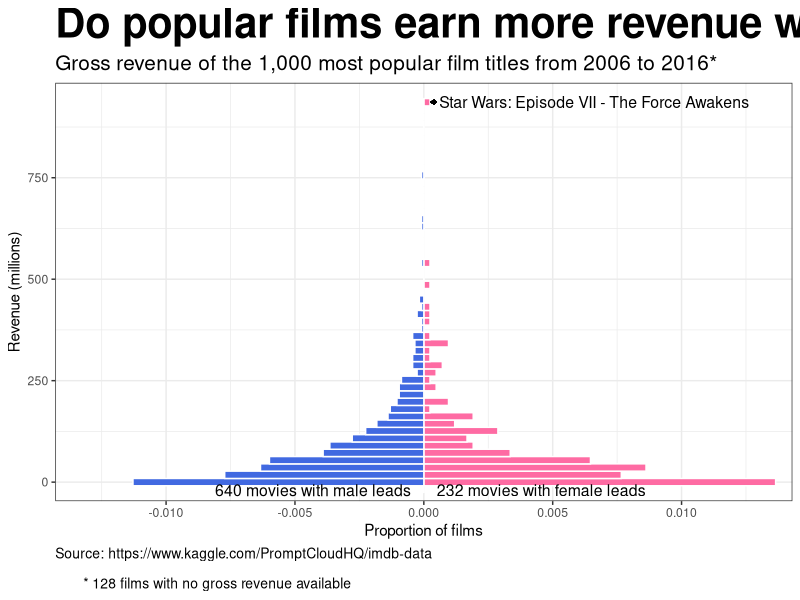
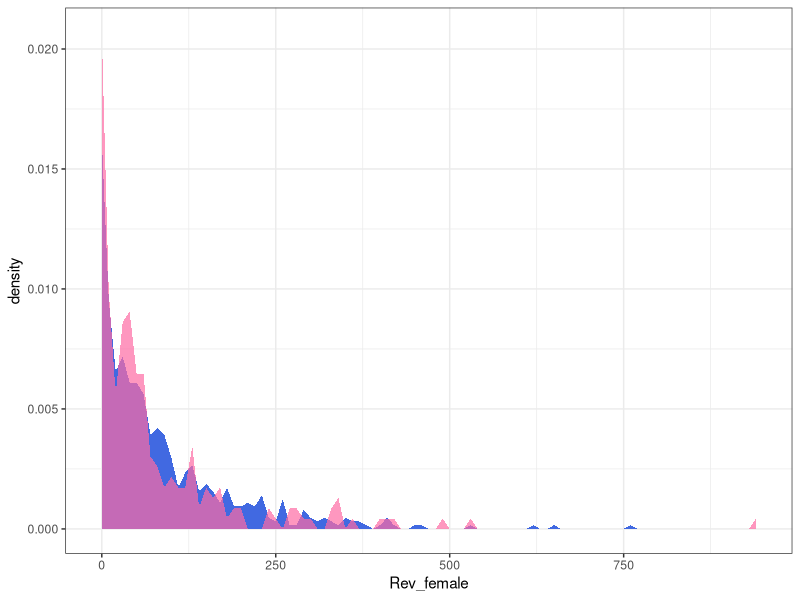
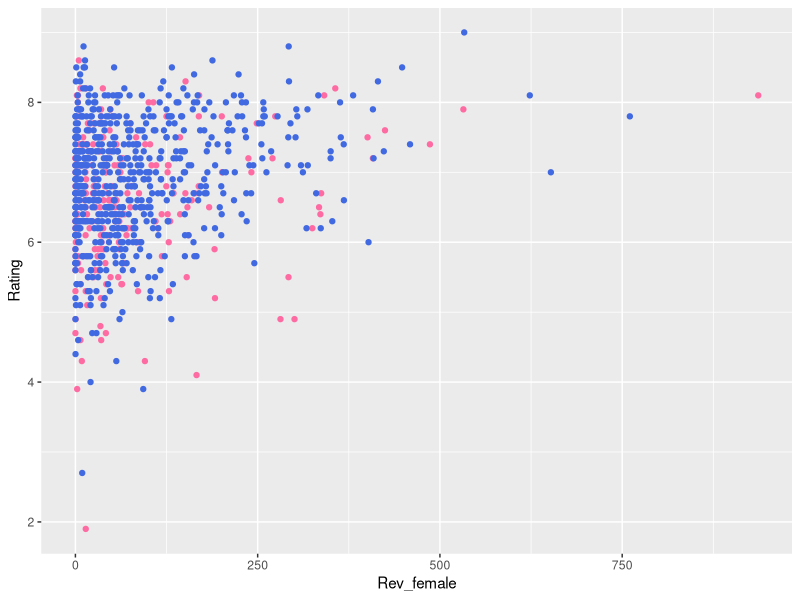
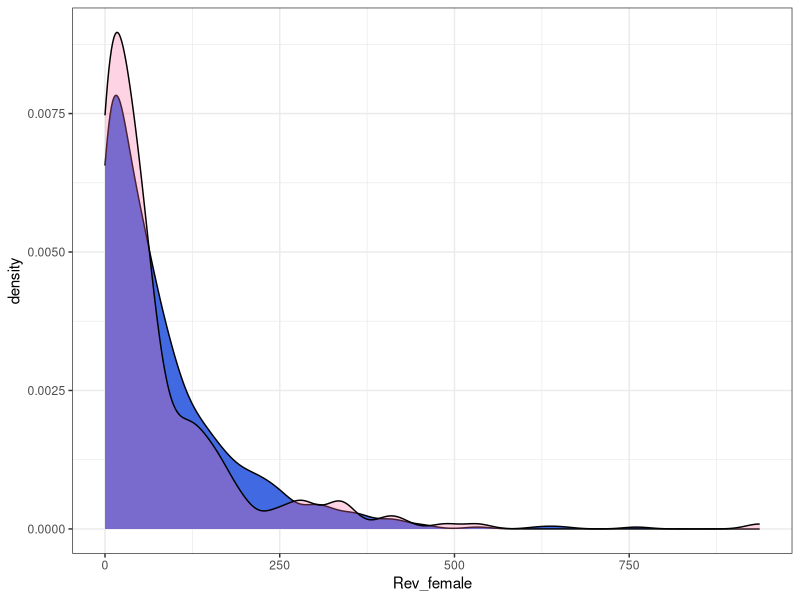
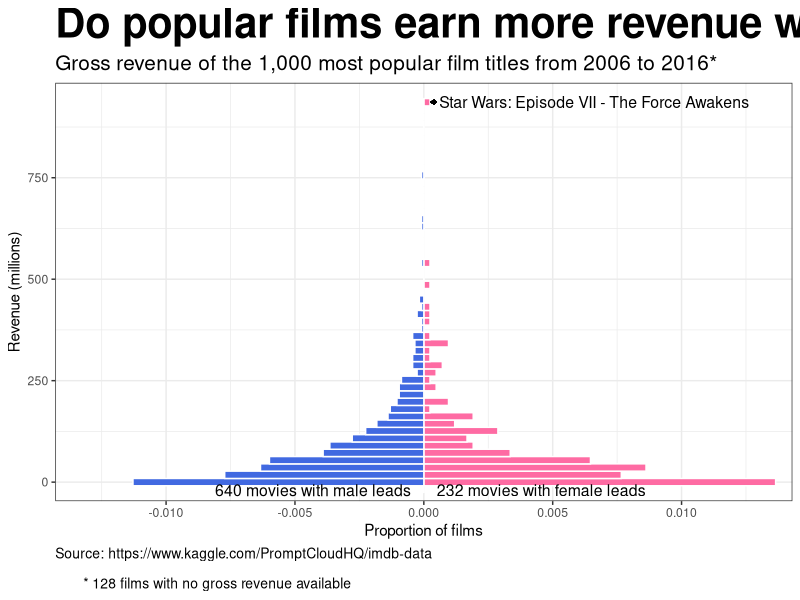
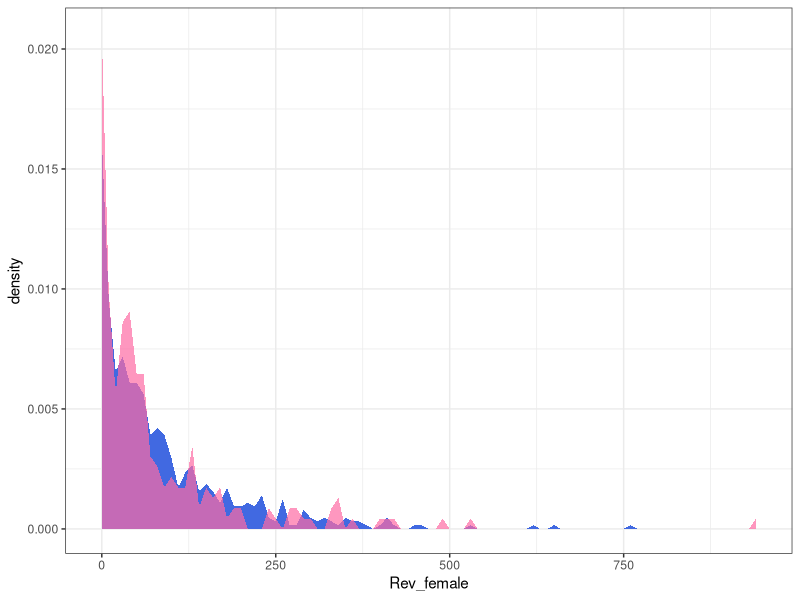

Write the R code that produced these figures, in order.
## ---- chunk 1
# Load your packages
library(readr)
library(dplyr)
library(magrittr)
library(ggplot2)
## ---- chunk 2
# Load your data and prepare for visualisation
Movies <- read.csv("IMDB-Movie-Data_mod.csv")
Movies$Rev_male <- with(Movies, ifelse(Gender==0, Revenue_mill, NA))
Movies$Rev_female <- with(Movies, ifelse(Gender==1, Revenue_mill, NA))
No_Data <- nrow(Movies) - nrow(subset(Movies, Revenue_mill>-1))
## ---- chunk 3
# Visualise Your Data
gg <- ggplot(Movies, aes(Rev_female))
gg + geom_histogram(aes(x=Rev_female, y= ..density..), colour="white", fill="#fe6ba3", 
                    binwidth=18) +
  geom_histogram(aes(x=Rev_male, y=-..density..), colour="white", fill="royalblue", binwidth=18) +
  coord_flip(ylim=c(-0.013,0.013), xlim=c(0,937)) + 
  theme_bw() +
  labs(title="Do popular films earn more revenue with a male or female lead?", 
       subtitle="Gross revenue of the 1,000 most popular film titles from 2006 to 2016*",
       x="Revenue (millions)", y="Proportion of films", 
       caption=paste("Source: https://www.kaggle.com/PromptCloudHQ/imdb-data \n
       *", No_Data, "films with no gross revenue available")) +
  theme(plot.title = element_text(size = 30, face = "bold"),
        plot.subtitle = element_text(size= 15),
        plot.caption = element_text(size=10, hjust=0)) +
  annotate("text", label="Star Wars: Episode VII - The Force Awakens", 
           x=936.5, y=0.0006, size=4, hjust=0) +
  geom_segment(x=936.5, y=0.0005, xend=936.5, yend=0.0003, 
               arrow = arrow(length=unit(0.1, "cm"))) +
  annotate("text", label=paste(nrow(subset(Movies, Rev_male>-1)), "movies with male leads"), 
           x=-20, y=-0.0005, hjust=1, size=4) +
  annotate("text", label=paste(nrow(subset(Movies, Rev_female>-1)), "movies with female leads"),
           x=-20, y=0.0005, hjust=0, size=4)
ggsave("assign2.png", height = 8, width = 15)

## ---- chunk 4
ggAlt <- ggplot(Movies, aes(Rev_female))
ggAlt + geom_area(aes(x=Rev_male, y= ..density..), stat="bin", fill="royalblue", binwidth=10) +
  geom_area(aes(x=Rev_female, y= ..density..), stat="bin", fill="#fe6ba3", alpha=0.7, 
            binwidth=10) +
  theme_bw()
ggsave("ggAlt.png", width = 15, height = 9)
## ---- chunk 5
ggAlt2 <- ggplot(Movies, aes(x=Rev_female,y=Rating))
ggAlt2 + geom_point(colour="#fe6ba3") +
  geom_point(aes(x=Rev_male, y=Rating), colour="royalblue")
  
## ---- chunk 6
ggAlt4 <- ggplot(Movies, aes(Rev_female))
ggAlt4 + geom_density(aes(x=Rev_male), fill="royalblue", binwidth=18) +
  geom_density(aes(x=Rev_female), fill="#fe6ba3", alpha=0.3, 
            binwidth=18) +
  theme_bw()
## ---- chunk 7
table1 <- table(Movies$Gender)
table1
No_Data

640/(640+232)
232/(640+232)
716/1000
